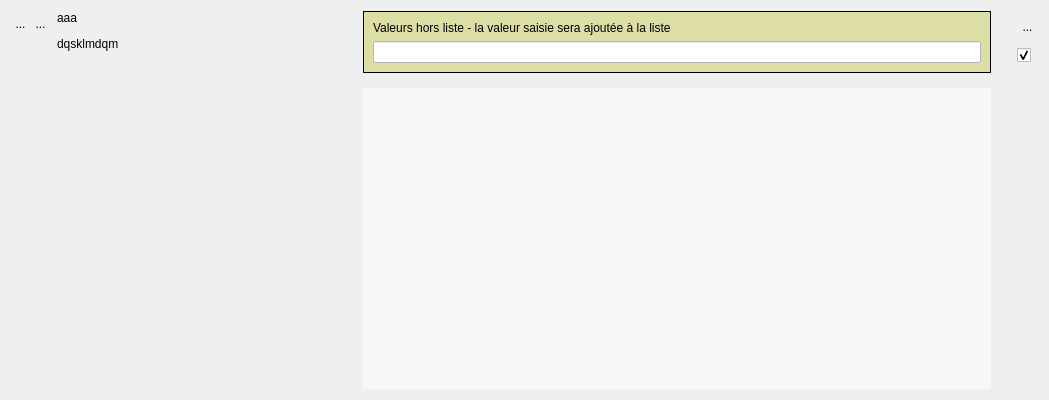
<?xml version="1.0" encoding="UTF-8"?>
<ui version="4.0">
 <class>WidgetIntoSug</class>
 <widget class="QWidget" name="WidgetIntoSug">
  <property name="geometry">
   <rect>
    <x>0</x>
    <y>0</y>
    <width>1049</width>
    <height>400</height>
   </rect>
  </property>
  <property name="sizePolicy">
   <sizepolicy hsizetype="Preferred" vsizetype="MinimumExpanding">
    <horstretch>0</horstretch>
    <verstretch>0</verstretch>
   </sizepolicy>
  </property>
  <property name="minimumSize">
   <size>
    <width>0</width>
    <height>400</height>
   </size>
  </property>
  <property name="windowTitle">
   <string>Form</string>
  </property>
  <layout class="QHBoxLayout" name="horizontalLayout_2">
   <item>
    <layout class="QVBoxLayout" name="verticalLayout_2">
     <property name="spacing">
      <number>0</number>
     </property>
     <item>
      <layout class="QHBoxLayout" name="horizontalLayout">
       <property name="spacing">
        <number>0</number>
       </property>
       <property name="sizeConstraint">
        <enum>QLayout::SetFixedSize</enum>
       </property>
       <item>
        <widget class="QToolButton" name="BFermeListe">
         <property name="sizePolicy">
          <sizepolicy hsizetype="Fixed" vsizetype="Fixed">
           <horstretch>0</horstretch>
           <verstretch>0</verstretch>
          </sizepolicy>
         </property>
         <property name="maximumSize">
          <size>
           <width>21</width>
           <height>25</height>
          </size>
         </property>
         <property name="toolTip">
          <string>permet de gérer la liste</string>
         </property>
         <property name="styleSheet">
          <string notr="true">border:0px</string>
         </property>
         <property name="text">
          <string>...</string>
         </property>
         <property name="icon">
          <iconset>
           <normaloff>../Editeur/icons/minusnode.png</normaloff>../Editeur/icons/minusnode.png</iconset>
         </property>
         <property name="iconSize">
          <size>
           <width>25</width>
           <height>25</height>
          </size>
         </property>
        </widget>
       </item>
       <item>
        <widget class="MonBoutonValide" name="RBValide">
         <property name="minimumSize">
          <size>
           <width>21</width>
           <height>25</height>
          </size>
         </property>
         <property name="maximumSize">
          <size>
           <width>21</width>
           <height>25</height>
          </size>
         </property>
         <property name="focusPolicy">
          <enum>Qt::ClickFocus</enum>
         </property>
         <property name="toolTip">
          <string>Affiche le rapport de validation du mot-clef</string>
         </property>
         <property name="styleSheet">
          <string notr="true">border : 0px</string>
         </property>
         <property name="text">
          <string>...</string>
         </property>
         <property name="icon">
          <iconset>
           <normaloff>../Editeur/icons/ast-green-ball.png</normaloff>../Editeur/icons/ast-green-ball.png</iconset>
         </property>
         <property name="iconSize">
          <size>
           <width>25</width>
           <height>25</height>
          </size>
         </property>
        </widget>
       </item>
      </layout>
     </item>
     <item>
      <spacer name="verticalSpacer">
       <property name="orientation">
        <enum>Qt::Vertical</enum>
       </property>
       <property name="sizeHint" stdset="0">
        <size>
         <width>20</width>
         <height>5</height>
        </size>
       </property>
      </spacer>
     </item>
    </layout>
   </item>
   <item>
    <layout class="QVBoxLayout" name="verticalLayout_4">
     <item>
      <widget class="MonLabelClic" name="label">
       <property name="sizePolicy">
        <sizepolicy hsizetype="Fixed" vsizetype="Preferred">
         <horstretch>0</horstretch>
         <verstretch>0</verstretch>
        </sizepolicy>
       </property>
       <property name="minimumSize">
        <size>
         <width>280</width>
         <height>25</height>
        </size>
       </property>
       <property name="maximumSize">
        <size>
         <width>280</width>
         <height>16777215</height>
        </size>
       </property>
       <property name="frameShape">
        <enum>QFrame::NoFrame</enum>
       </property>
       <property name="text">
        <string>&lt;html&gt;&lt;head/&gt;&lt;body&gt;&lt;p&gt;aaa&lt;/p&gt;&lt;p&gt;dqsklmdqm&lt;/p&gt;&lt;/body&gt;&lt;/html&gt;</string>
       </property>
       <property name="scaledContents">
        <bool>false</bool>
       </property>
       <property name="alignment">
        <set>Qt::AlignLeading|Qt::AlignLeft|Qt::AlignTop</set>
       </property>
      </widget>
     </item>
     <item>
      <widget class="QScrollArea" name="scrollAreaCommentaire">
       <property name="sizePolicy">
        <sizepolicy hsizetype="Fixed" vsizetype="Expanding">
         <horstretch>0</horstretch>
         <verstretch>0</verstretch>
        </sizepolicy>
       </property>
       <property name="minimumSize">
        <size>
         <width>300</width>
         <height>0</height>
        </size>
       </property>
       <property name="maximumSize">
        <size>
         <width>300</width>
         <height>16777215</height>
        </size>
       </property>
       <property name="frameShape">
        <enum>QFrame::NoFrame</enum>
       </property>
       <property name="lineWidth">
        <number>0</number>
       </property>
       <property name="widgetResizable">
        <bool>true</bool>
       </property>
       <widget class="QWidget" name="scrollAreaWidgetContents_2">
        <property name="geometry">
         <rect>
          <x>0</x>
          <y>0</y>
          <width>300</width>
          <height>316</height>
         </rect>
        </property>
        <layout class="QGridLayout" name="gridLayout_2">
         <property name="leftMargin">
          <number>0</number>
         </property>
         <property name="topMargin">
          <number>0</number>
         </property>
         <property name="rightMargin">
          <number>0</number>
         </property>
         <property name="bottomMargin">
          <number>0</number>
         </property>
         <property name="horizontalSpacing">
          <number>0</number>
         </property>
         <item row="0" column="0">
          <widget class="QLabel" name="monCommentaireLabel">
           <property name="sizePolicy">
            <sizepolicy hsizetype="Fixed" vsizetype="Preferred">
             <horstretch>0</horstretch>
             <verstretch>0</verstretch>
            </sizepolicy>
           </property>
           <property name="minimumSize">
            <size>
             <width>78</width>
             <height>25</height>
            </size>
           </property>
           <property name="maximumSize">
            <size>
             <width>278</width>
             <height>16777215</height>
            </size>
           </property>
           <property name="frameShape">
            <enum>QFrame::NoFrame</enum>
           </property>
           <property name="text">
            <string>&lt;html&gt;&lt;head/&gt;&lt;body&gt;&lt;p&gt;&lt;br/&gt;&lt;/p&gt;&lt;/body&gt;&lt;/html&gt;</string>
           </property>
           <property name="scaledContents">
            <bool>false</bool>
           </property>
           <property name="alignment">
            <set>Qt::AlignLeading|Qt::AlignLeft|Qt::AlignTop</set>
           </property>
          </widget>
         </item>
         <item row="1" column="0">
          <spacer name="verticalSpacer_3">
           <property name="orientation">
            <enum>Qt::Vertical</enum>
           </property>
           <property name="sizeHint" stdset="0">
            <size>
             <width>20</width>
             <height>40</height>
            </size>
           </property>
          </spacer>
         </item>
        </layout>
       </widget>
      </widget>
     </item>
    </layout>
   </item>
   <item>
    <layout class="QVBoxLayout" name="verticalLayout_6">
     <property name="spacing">
      <number>15</number>
     </property>
     <item>
      <widget class="QFrame" name="frameHorsListe">
       <property name="styleSheet">
        <string notr="true">background:rgb(221, 221, 166)</string>
       </property>
       <property name="frameShape">
        <enum>QFrame::Box</enum>
       </property>
       <layout class="QVBoxLayout" name="verticalLayout_3">
        <item>
         <widget class="QLabel" name="label_2">
          <property name="styleSheet">
           <string notr="true"/>
          </property>
          <property name="text">
           <string>Valeurs hors liste - la valeur saisie sera ajoutée à la liste</string>
          </property>
         </widget>
        </item>
        <item>
         <widget class="QLineEdit" name="lineEditVal">
          <property name="styleSheet">
           <string notr="true">background : white
</string>
          </property>
         </widget>
        </item>
       </layout>
      </widget>
     </item>
     <item>
      <widget class="QScrollArea" name="scrollArea">
       <property name="sizePolicy">
        <sizepolicy hsizetype="Expanding" vsizetype="Expanding">
         <horstretch>0</horstretch>
         <verstretch>0</verstretch>
        </sizepolicy>
       </property>
       <property name="styleSheet">
        <string notr="true">background : rgb(247,247,247)</string>
       </property>
       <property name="frameShape">
        <enum>QFrame::NoFrame</enum>
       </property>
       <property name="frameShadow">
        <enum>QFrame::Plain</enum>
       </property>
       <property name="lineWidth">
        <number>1</number>
       </property>
       <property name="widgetResizable">
        <bool>true</bool>
       </property>
       <property name="alignment">
        <set>Qt::AlignBottom|Qt::AlignLeading|Qt::AlignLeft</set>
       </property>
       <widget class="QWidget" name="verticalWidgetLE">
        <property name="geometry">
         <rect>
          <x>0</x>
          <y>0</y>
          <width>614</width>
          <height>297</height>
         </rect>
        </property>
        <property name="sizePolicy">
         <sizepolicy hsizetype="Preferred" vsizetype="Preferred">
          <horstretch>0</horstretch>
          <verstretch>0</verstretch>
         </sizepolicy>
        </property>
        <layout class="QVBoxLayout" name="CBLayout">
         <item>
          <spacer name="verticalSpacer_4">
           <property name="orientation">
            <enum>Qt::Vertical</enum>
           </property>
           <property name="sizeHint" stdset="0">
            <size>
             <width>20</width>
             <height>40</height>
            </size>
           </property>
          </spacer>
         </item>
        </layout>
       </widget>
      </widget>
     </item>
    </layout>
   </item>
   <item>
    <spacer name="horizontalSpacer">
     <property name="orientation">
      <enum>Qt::Horizontal</enum>
     </property>
     <property name="sizeType">
      <enum>QSizePolicy::Preferred</enum>
     </property>
     <property name="sizeHint" stdset="0">
      <size>
       <width>20</width>
       <height>17</height>
      </size>
     </property>
    </spacer>
   </item>
   <item>
    <layout class="QVBoxLayout" name="verticalLayout">
     <item>
      <widget class="QToolButton" name="RBPoubelle">
       <property name="minimumSize">
        <size>
         <width>21</width>
         <height>31</height>
        </size>
       </property>
       <property name="maximumSize">
        <size>
         <width>21</width>
         <height>31</height>
        </size>
       </property>
       <property name="toolTip">
        <string>Détruit le mot-clef</string>
       </property>
       <property name="styleSheet">
        <string notr="true">border : 0px</string>
       </property>
       <property name="text">
        <string>...</string>
       </property>
       <property name="icon">
        <iconset>
         <normaloff>../Editeur/icons/deleteRond.png</normaloff>../Editeur/icons/deleteRond.png</iconset>
       </property>
       <property name="iconSize">
        <size>
         <width>32</width>
         <height>32</height>
        </size>
       </property>
      </widget>
     </item>
     <item>
      <widget class="QCheckBox" name="CBCheck">
       <property name="text">
        <string/>
       </property>
       <property name="checked">
        <bool>true</bool>
       </property>
      </widget>
     </item>
     <item>
      <spacer name="verticalSpacer_2">
       <property name="orientation">
        <enum>Qt::Vertical</enum>
       </property>
       <property name="sizeHint" stdset="0">
        <size>
         <width>20</width>
         <height>40</height>
        </size>
       </property>
      </spacer>
     </item>
    </layout>
   </item>
  </layout>
  <zorder>horizontalSpacer</zorder>
  <zorder></zorder>
  <zorder></zorder>
 </widget>
 <customwidgets>
  <customwidget>
   <class>MonBoutonValide</class>
   <extends>QToolButton</extends>
   <header>monBoutonValide.h</header>
  </customwidget>
  <customwidget>
   <class>MonLabelClic</class>
   <extends>QLabel</extends>
   <header>monLabelClic.h</header>
  </customwidget>
 </customwidgets>
 <resources/>
 <connections/>
</ui>
